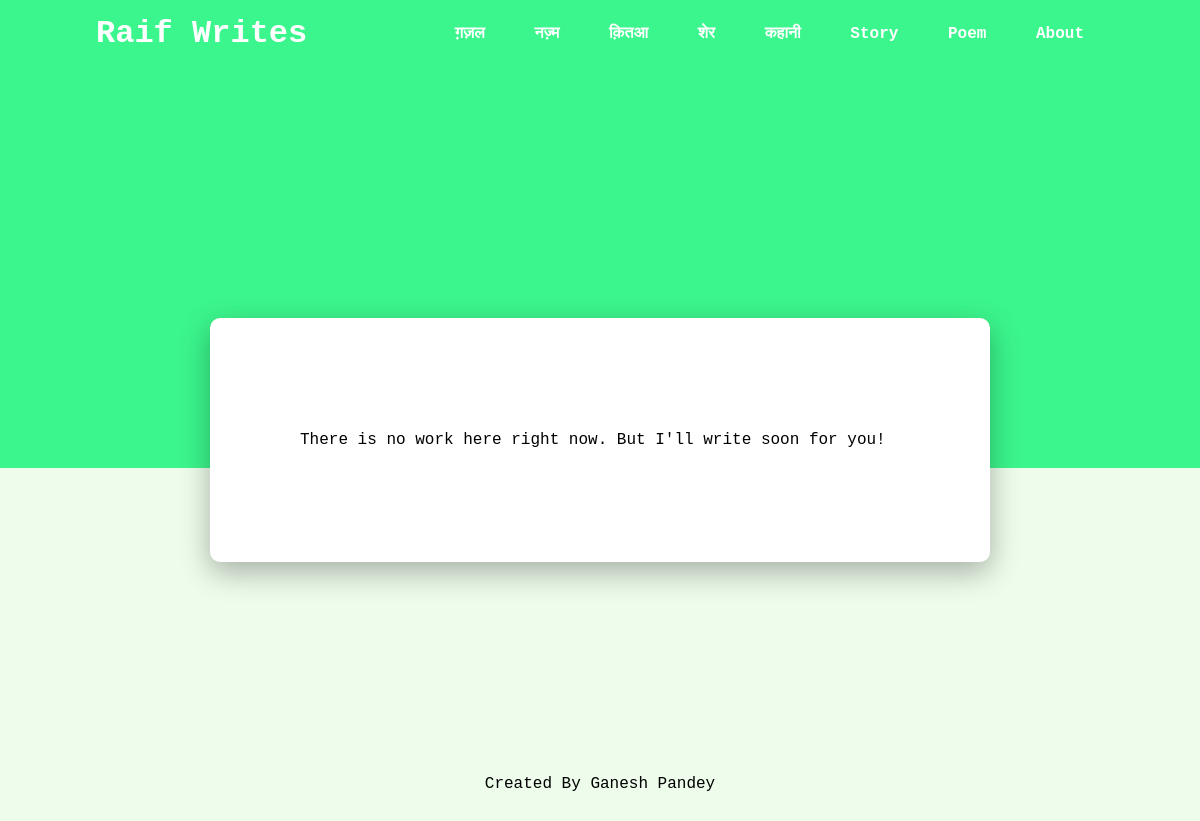
Before: /story/ with the older database file.
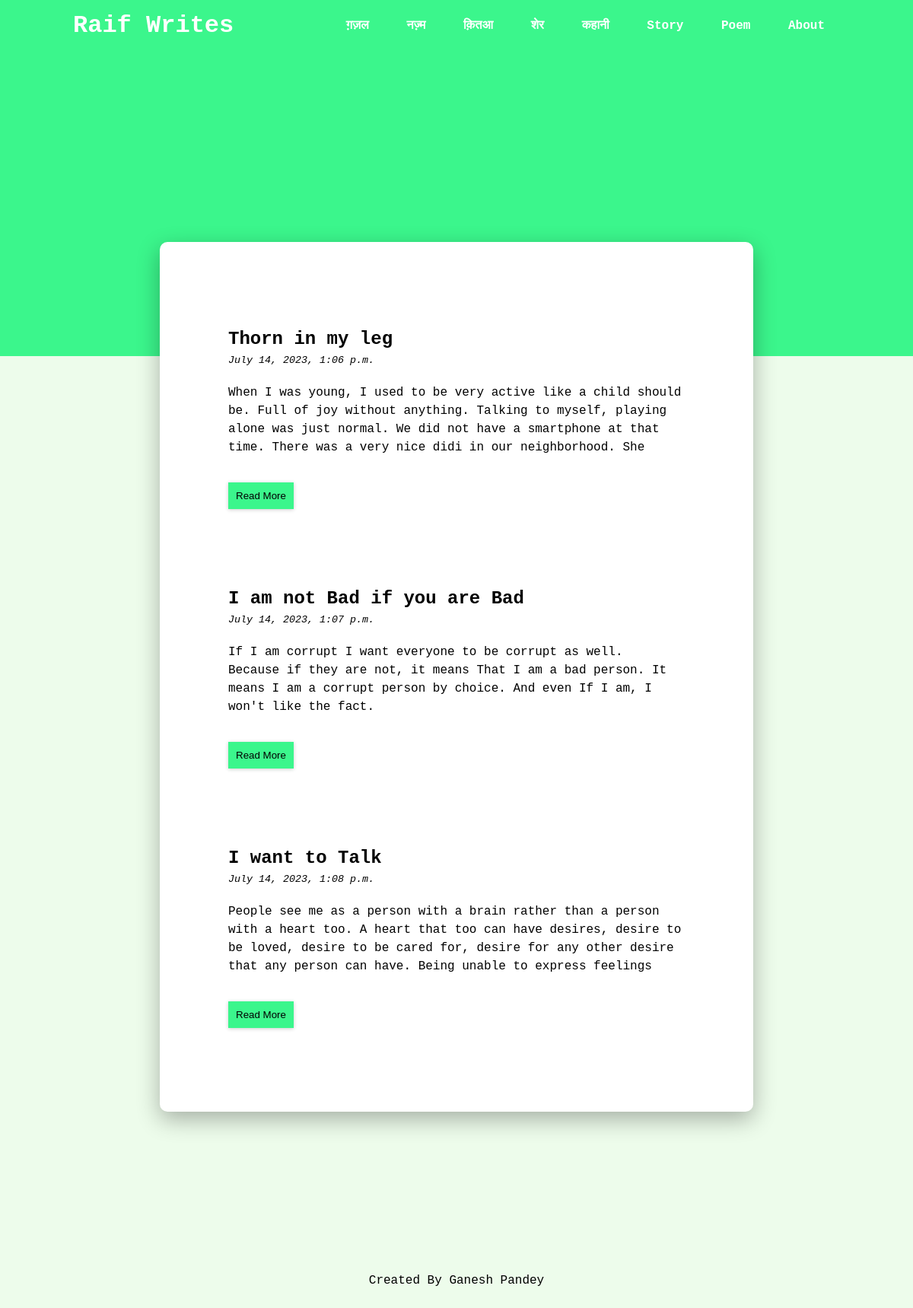
After: the same page with the newer database file.
### story/models.py (models this page shows)
class Story(models.Model):
    date_written=models.DateTimeField()
    title = models.CharField(max_length=255)
    content = models.TextField()

### story/views.py (the view)
# urls.py: path("", views.index, name='index'),
def index(request):
    stories = Story.objects.all()
    context = {
        'posts':stories,
        'app_name':'story',
        'path_name':'story'
    }
    return render(request, 'index.html', context)

### templates/index.html
{% extends "layout.html" %}
{% block body %}
{% for post in posts %}
<div class="article">
    <h2>{{ post.title }}</h2>
    <div class="author">
        {{ post.date_written }}
    </div>
    <div class="content">{{ post.content|truncatechars:350|linebreaksbr }}</div>
    {% with app_name|add:":"|add:path_name as new_url%}
    <a href="{% url new_url post_id=post.id %}"><button>Read More</button></a>
    {% endwith %}
</div>
{% empty %}
<div class="article">There is no work here right now. But I'll write soon for you!</div>
{% endfor %}
{% endblock %}

### templates/layout.html (shortened to what this page needs)
{% load static%}
<!DOCTYPE html>
<html lang="en">
<head>
    <link rel="stylesheet" href="{% static 'styles.css' %}">
</head>
<body>
    <header class="header">
        <a href="{% url 'kahani:index' %}"><h1 class="menu-title">Raif Writes</h1></a>
        <nav>
          <a href="{% url 'ghazals:index' %}"><b>ग़ज़ल</b></a>
          <a href="{% url 'nazm:index' %}"><b>नज़्म</b></a>
          <a href="#"><b>क़ितआ</b></a>
          <a href="#"><b>शेर</b></a>
          <a href="{% url 'kahani:index' %}"><b>कहानी</b></a>
          <a href="{% url 'story:index' %}"><b>Story</b></a>
          <a href="{% url 'poem:index' %}"><b>Poem</b></a>
          <a href="#"><b>About</b></a>
        </nav>
      </header>
    <div class="parent">
        <div class="topBox"></div>
        <div class="container">
            {% block body %}
            {% endblock %}
        </div>
    </div>
    <div class="footer"> Created By Ganesh Pandey </div>
</body>
</html>

### static/styles.css (style rules this page uses)
.article { border-radius: 25px; padding: 40px; margin: 20px; background-color: white; }
.content { height: 100px; overflow: hidden; margin-bottom: 30px; margin-top: 20px; }
.container { background-color: #fff; width: 60%; margin: auto; padding: 50px 30px; box-shadow: 0 10px 30px rgb(0 0 0 / 0.3); border-radius: 10px; position: relative; top: -150px; z-index: 1; }
body { background-color: #edfceb; font-family: 'Courier New', monospace; line-height: 1.5; }
* { margin: 0; }
button { background-color: #3bf68c; border: none; padding: 10px; box-shadow: 0 1px 5px rgb(0 0 0 / 0.2); cursor: pointer; }
.author { font-size: smaller; font-style: italic; }
.footer { padding: 60px; text-align: center; }
.topBox { height: 400px; background-color: #3bf68c; position: relative; margin-top: 0; }
.parent { position: relative; }
.header { background-color: #3bf68c; position: sticky; top: 0; z-index: 2; }
header { display: flex; align-items: center; padding: 10px 8%; }
header .menu-title { width: fit-content; margin-right: 20px; cursor: pointer; }
header a { text-decoration: none; color: #fff; }
header nav { flex: 1; text-align: right; }
header nav a { margin: 0 20px; text-decoration: none; }

Changed rows visible on the page:
added Story: title "Thorn in my leg", date_written "July 14, 2023, 1:06 p.m.", content "When I was young, I used to be very active like a child should be. Full of joy without anything. Talking to myself, playing alone was just normal. We did not have a smartphone at that time. There was a very nice didi in our neighborhood. She…"
added Story: title "I am not Bad if you are Bad", date_written "July 14, 2023, 1:07 p.m.", content "If I am corrupt I want everyone to be corrupt as well. Because if they are not, it means That I am a bad person. It means I am a corrupt person by choice. And even If I am, I won't like the fact."
added Story: title "I want to Talk", date_written "July 14, 2023, 1:08 p.m.", content "People see me as a person with a brain rather than a person with a heart too. A heart that too can have desires, desire to be loved, desire to be cared for, desire for any other desire that any person can have. Being unable to express feelings…"
Other visible differences:
text no longer shown: "There is no work here right now. But I'll write soon for you!"
